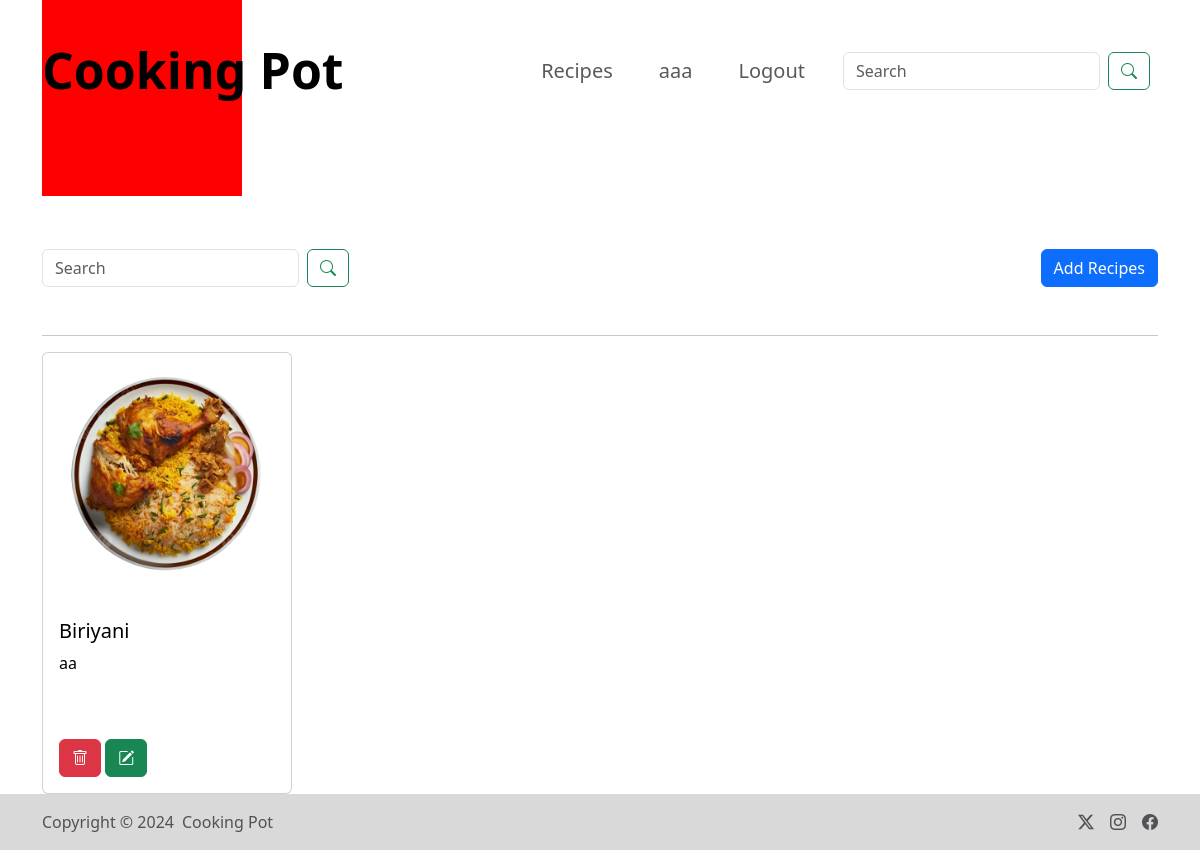
Page /recipe/ (signed in) on the earlier database version.
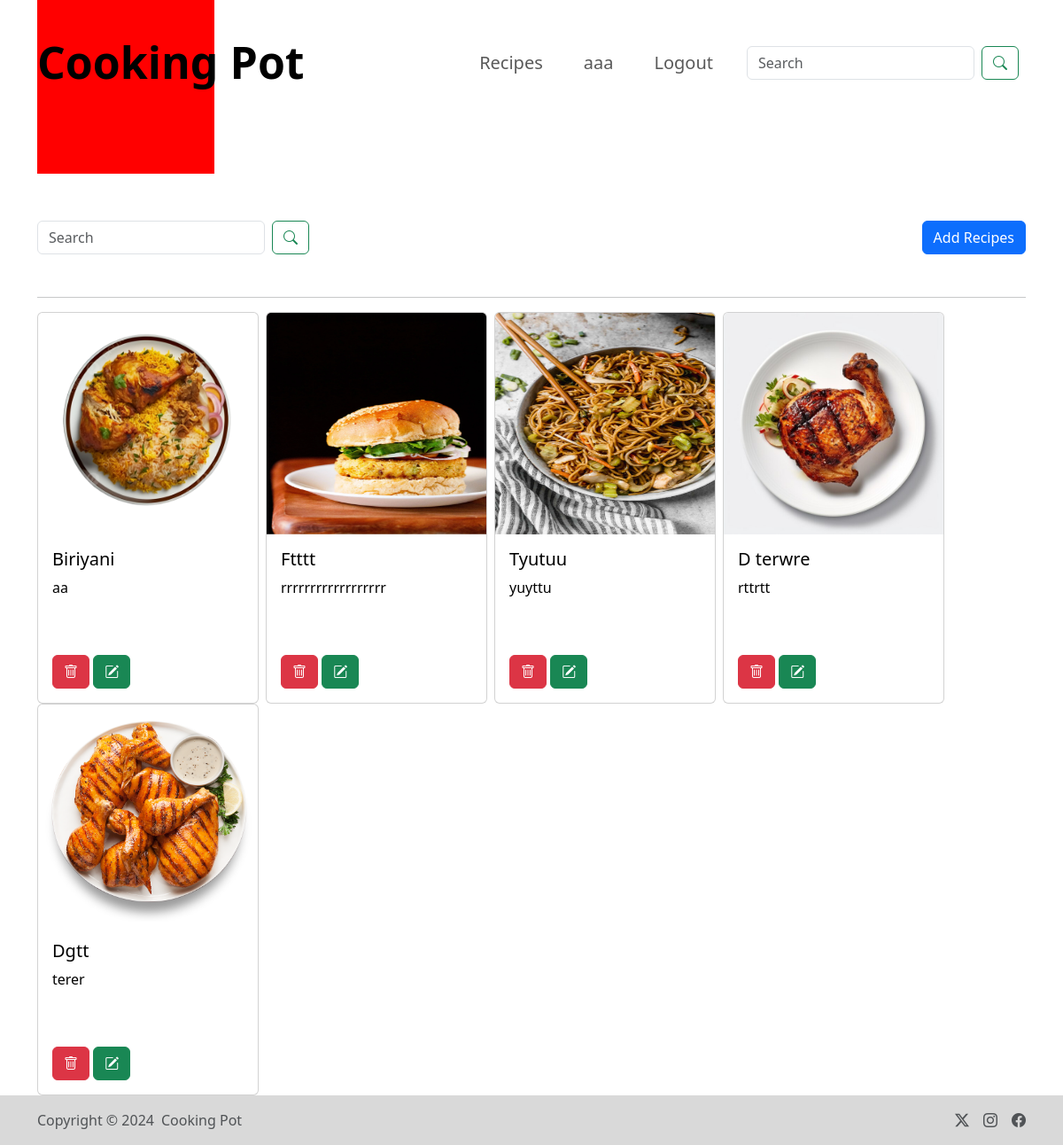
Same page on the later database version.
### Home/models.py (models this page shows)
class Recipe(models.Model):
    user = models.ForeignKey(User, on_delete = models.SET_NULL, null = True, blank = True)
    recipe_name = models.CharField(max_length=100)
    recipe_description = models.TextField()
    recipe_image = models.ImageField(upload_to="images")
    recipe_view_count = models.IntegerField(default=1)

### Home/views.py (the view, shortened to what this page needs)
# urls.py: path('recipe/', recipe, name = "recipe"),
@login_required(login_url="/login_page/")
def recipe(request):
    queryset = Recipe.objects.all()
    if request.GET.get('search'):
        queryset= queryset.filter(recipe_name__icontains = request.GET.get('search'))
    context = {'recipes' : queryset}
    return render(request, 'recipe.html', context)

### Home/Templates/recipe.html (shortened to what this page needs)
{% extends "base.html" %}
{% load static %}
{% block start%}
<div class="container mt-10 ">
    <div class="d-flex justify-content-between mb-5">
      <form class="d-flex">
        <input name="search" class="form-control search-box me-2" type="search" placeholder="Search" aria-label="Search">
        <button class="btn btn-outline-success me-2" type="submit"><i class="bi bi-search"></i></button>
    </form>
    <div>
      <button type="button" class="btn btn-add btn-primary" data-bs-toggle="modal" data-bs-target="#exampleModal">Add Recipes</button>
    </div>
  </div>
  <hr>
  <div class="d-flex flex-wrap">
    {% for recipe in recipes %}
    <a href="#" class="card-link text-decoration-none text-black" data-bs-toggle="modal" data-bs-target="#recipeModal{{ recipe.id }}">
      <div class="card me-2" style="width: 250px;">
        <img src="/media/{{ recipe.recipe_image }}" class="card-img-top" style="height: 250px;">
        <div class="card-body">
          <h5 class="card-title">{{ recipe.recipe_name }}</h5>
          <p class="card-text" style="height: 80px; overflow: hidden; text-overflow: ellipsis;">{{ recipe.recipe_description }}</p>
          <a href="/delete_recipe/{{ recipe.id }}/" class="btn btn-danger mt-2"> <i class="bi bi-trash"></i> </a>
          <a href="/update_recipe/{{ recipe.id }}/" class="btn btn-success mt-2"><i class="bi bi-pencil-square"></i> </a>
        </div>
      </div>
    </a>
    {% endfor %}
  </div>
 </div>
{% endblock %}

### Home/Templates/base.html (shortened to what this page needs)
<!DOCTYPE html>
<html lang="en">
<head>
    <link rel="stylesheet" href="https://cdn.jsdelivr.net/npm/bootstrap-icons@1.11.3/font/bootstrap-icons.min.css">
    <link href= "https://getbootstrap.com/docs/5.3/assets/css/docs.css" rel="stylesheet"/>
    <link href="https://cdn.jsdelivr.net/npm/bootstrap@5.3.3/dist/css/bootstrap.min.css" rel="stylesheet">
</head>
<body>
  <nav class="navbar navbar-expand-lg ">
  <div class="container">
    <a class="navbar-brand mx-auto" href=" /">Cooking Pot</a>
    <div class="red-box"></div>
    <div class="collapse navbar-collapse justify-content-end" id="navbarSupportedContent">
      <ul class="navbar-nav">
        <li class="nav-item">
          <a class="nav-link" href="/recipe/">Recipes</a>
        </li>
      </ul>
      {% if request.user.is_authenticated %}
        <ul class="navbar-nav">
          <li class="nav-item">
            <span class="nav-btn nav-link"> {{ request.user }}</span>
          </li>
        </ul>
      {% endif %}
      <ul class="navbar-nav">
        <li class="nav-item">
          {% if request.user.is_authenticated %}
            <a class="nav-btn nav-link" href="/logout_page/">Logout</a>
          {% else %}
          <a class="nav-btn nav-link" href="/login_page/">Login</a>
          {% endif %}
        </li>
      </ul>
      <ul class="navbar-nav">
        <li class="nav-item">
          <form class="d-flex"><input name="search_home" class="form-control search-box me-2" type="search" placeholder="Search" aria-label="Search">
            <button class="btn btn-outline-success me-2" type="submit"><i class="bi bi-search"></i></button></form>
        </li>
      </ul>
    </div>
  </div>
  </nav>
  {% block start %}
  {% endblock %}
<div class="footer footer-start">
  <div class="container my-">
    <footer class="d-flex flex-wrap justify-content-between align-items-center py-3">
      <div class="col-md-4 d-flex align-items-center">
        <span class="text-muted">Copyright &copy; 2024 </span>
        <a href="#" class="mb-3 ms-2 mb-md-0 text-muted text-decoration-none lh-1"> Cooking Pot</a>
      </div>
      <ul class="nav col-md-4 justify-content-end list-unstyled d-flex">
        <li class="ms-3"><a class="text-muted" href="#"><i class="bi bi-twitter-x"></i></a></li>
        <li class="ms-3"><a class="text-muted" href="#"><i class="bi bi-instagram"> </i></a></li>
        <li class="ms-3"><a class="text-muted" href="#"><i class="bi bi-facebook"></i></a></li>
      </ul>
    </footer>
  </div>
</div>
</body>
</html>

### Home/Templates/base.html (style rules this page uses)
html { scroll-behavior: smooth; }
.navbar-nav { margin-left: 30px; }
.red-box { background-color: red; width: 200px; height: 250px; position: absolute; }
.navbar { margin-top: 20px; }
.navbar-brand { z-index: 1; font-size: 50px; font-weight: bold; }
.mt-10 { margin-top: 8rem; }
.nav-link { font-size: 20px; }
.btn-add { display: flex; align-items: flex-end; }
.search-box { width:100% ; }
.footer-start { background-color: #D9D9D9; }
.footer { position: relative; width : 100%; bottom: 0; }
h5 { text-transform: lowercase; }
h5:first-letter { text-transform: uppercase; }

Differences in the rows shown:
added Recipe: recipe_image (picture), recipe_name "ftttt", recipe_description "rrrrrrrrrrrrrrrrrr"
added Recipe: recipe_image (picture), recipe_name "tyutuu", recipe_description "yuyttu"
added Recipe: recipe_image (picture), recipe_name "d terwre", recipe_description "rttrtt"
added Recipe: recipe_image (picture), recipe_name "dgtt", recipe_description "terer"
